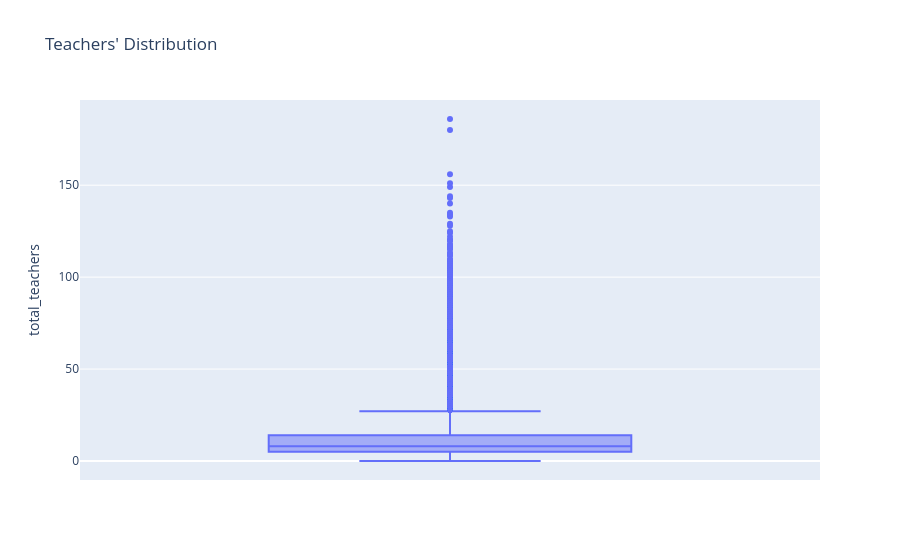

Notebook code cell kept with this figure:
### Code cell
#Boxplot of teacher distribution

# sns.boxplot(df['total_teachers'])
# plt.title("Teachers' Distribution")
# plt.show

fig3 = px.box(
    df,
    y='total_teachers',
    title="Teachers' Distribution"
)

fig3.show()

### Figure 1 — Plotly figure (JSON) as saved in the notebook; plotly's stock layout.template omitted (floating-point values rounded to 4 significant figures; data arrays with more than 128 entries replaced by an {"elided": "..."} marker saying what was removed)
{"data": [{"alignmentgroup": "True", "hovertemplate": "total_teachers=%{y}<extra></extra>", "legendgroup": "", "marker": {"color": "#636efa"}, "name": "", "notched": false, "offsetgroup": "", "orientation": "v", "showlegend": false, "type": "box", "x0": " ", "xaxis": "x", "y": {"elided": "85771 float values"}, "y0": " ", "yaxis": "y"}], "layout": {"boxmode": "group", "legend": {"tracegroupgap": 0}, "title": {"text": "Teachers' Distribution"}, "xaxis": {"anchor": "y", "domain": [0, 1]}, "yaxis": {"anchor": "x", "domain": [0, 1], "title": {"text": "total_teachers"}}}}
